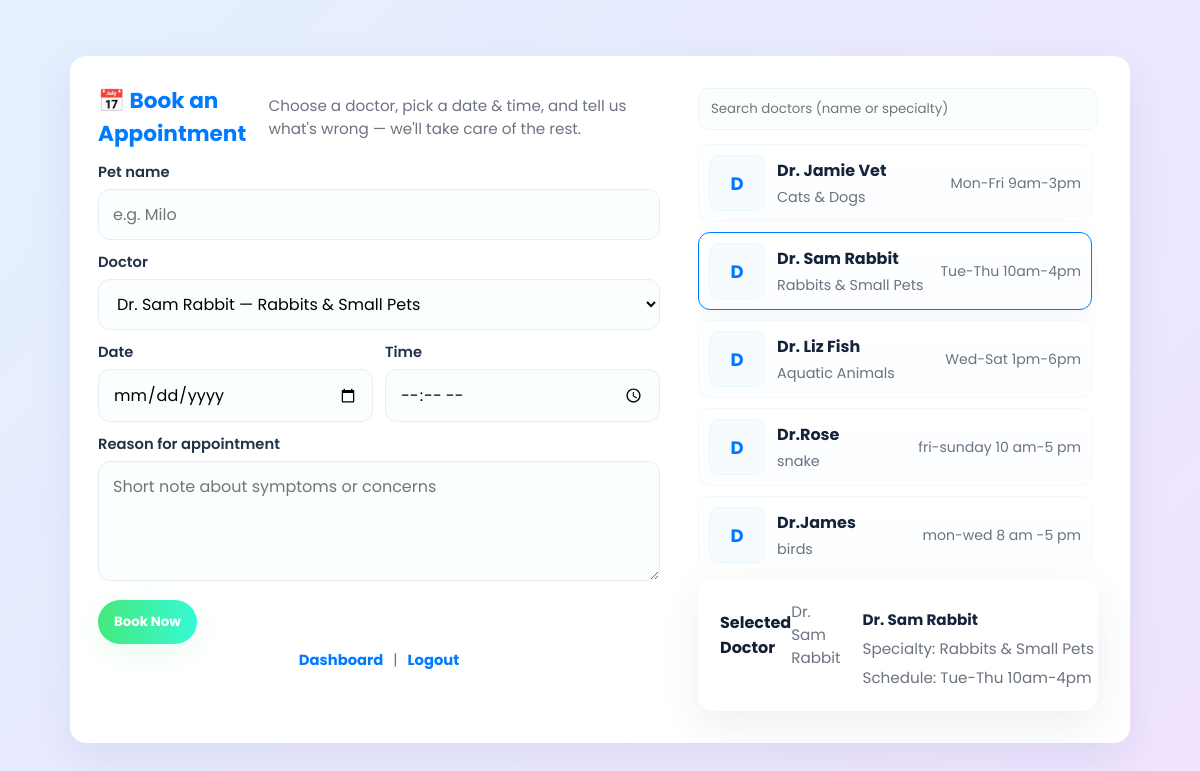
Page /book?doctor_id=2 (signed in) on the committed database.
### app.py (models this page shows)
class Doctor(db.Model):
    id = db.Column(db.Integer, primary_key=True)
    name = db.Column(db.String(80), nullable=False)
    specialty = db.Column(db.String(80), nullable=False)
    photo_url = db.Column(db.String(255), nullable=True)
    schedule = db.Column(db.String(255), nullable=False)

### app.py (the view, shortened to what this page needs)
@app.route("/book", methods=["GET", "POST"])
def book():
    if "user_id" not in session:
        return redirect(url_for("login"))
    doctors = Doctor.query.all()
    selected_doctor_id = request.args.get("doctor_id")  # pre-select doctor if clicked from dashboard
    return render_template("book.html", doctors=doctors, selected_doctor_id=selected_doctor_id)

### templates/book.html (shortened to what this page needs)
<!doctype html>
<html lang="en">
<head>
</head>
<body>
  <div class="page">
    <div class="card" role="region" aria-label="Book appointment card">
      <div class="form-wrap" aria-labelledby="booking-heading">
        <div class="heading">
          <h2 id="booking-heading">📅 Book an Appointment</h2>
          <p class="notes">Choose a doctor, pick a date & time, and tell us what's wrong — we'll take care of the rest.</p>
        </div>
        <form method="POST" id="bookingForm" novalidate>
          <div class="full">
            <label for="pet_name">Pet name</label>
            <input id="pet_name" name="pet_name" type="text" placeholder="e.g. Milo" required />
          </div>
          <div class="full">
            <label for="doctor_id">Doctor</label>
            <select id="doctorSelect" name="doctor_id" required aria-required="true">
              {% for d in doctors %}
                <option value="{{ d.id }}" data-name="{{ d.name }}" data-specialty="{{ d.specialty }}" data-schedule="{{ d.schedule }}"
                  {% if selected_doctor_id and selected_doctor_id|int == d.id %}selected{% endif %}>
                  {{ d.name }} — {{ d.specialty }}
                </option>
              {% endfor %}
            </select>
          </div>
          <div>
            <label for="date">Date</label>
            <input id="date" name="date" type="date" required />
          </div>
          <div>
            <label for="time">Time</label>
            <input id="time" name="time" type="time" required />
          </div>
          <div class="full">
            <label for="reason">Reason for appointment</label>
            <textarea id="reason" name="reason" placeholder="Short note about symptoms or concerns" required></textarea>
          </div>
          <div class="full">
            <button type="submit" class="submit" id="submitBtn">Book Now</button>
          </div>
        </form>
        <div class="links" aria-hidden="true">
          <a href="{{ url_for('pet_owner_dashboard') }}">Dashboard</a> |
          <a href="{{ url_for('logout') }}">Logout</a>
        </div>
      </div>
      <aside class="sidebar" aria-label="Doctors and details">
        <div class="search-doctor">
          <input id="doctorSearch" type="search" placeholder="Search doctors (name or specialty)" aria-label="Search doctors">
        </div>
        <div id="doctorsList" class="doctors" role="list">
          {% for d in doctors %}
          <div class="doctor-card{% if selected_doctor_id and selected_doctor_id|int == d.id %} selected{% endif %}"
               role="listitem"
               tabindex="0"
               data-id="{{ d.id }}"
               data-name="{{ d.name }}"
               data-specialty="{{ d.specialty }}"
               data-schedule="{{ d.schedule }}">
            <div class="doctor-avatar" aria-hidden="true">{{ d.name.split(' ')[0][0] }}</div>
            <div class="doctor-meta">
              <div class="doctor-name">{{ d.name }}</div>
              <div class="doctor-spec">{{ d.specialty }}</div>
            </div>
            <div class="doctor-schedule">{{ d.schedule }}</div>
          </div>
          {% else %}
          <div class="empty">No doctors available right now.</div>
          {% endfor %}
        </div>
        <div class="card" style="margin-top:auto">
          <div style="display:flex;align-items:center;justify-content:space-between">
            <div style="font-weight:700">Selected Doctor</div>
            <div id="selectedBadge" style="color:var(--muted);font-size:.95rem">—</div>
          </div>
          <div id="selectedDetails" style="margin-top:8px;color:var(--muted);font-size:.95rem">
          </div>
        </div>
      </aside>
    </div>
  </div>
</body>
</html>

### templates/book.html (style rules this page uses)
:root { --bg-1: #e3f0ff; --bg-2: #f1e3ff; --primary: #007bff; --accent-start: #43e97b; --accent-end: #38f9d7; --muted: #6b7280; --panel: #ffffff; --radius: 16px; --shadow-lg: 0 14px 40px rgba(10,45,90,0.08); --shadow-sm: 0 6px 18px rgba(10,45,90,0.06); --max-width: 1100px; }
* { box-sizing: border-box; font-family: 'Poppins', sans-serif; }
html,body { height:100%; margin:0; background: linear-gradient(135deg,var(--bg-1),var(--bg-2)); color:#122033; -webkit-font-smoothing:antialiased; }
.page { max-width: var(--max-width); margin: 36px auto; padding: 20px; }
.card { display: grid; grid-template-columns: 1fr; gap: 22px; background: var(--panel); border-radius: var(--radius); padding: 22px; box-shadow: var(--shadow-lg); overflow: hidden; }
@media (min-width: 900px) { .card { grid-template-columns: 1fr 420px; align-items:start; } }
.form-wrap { padding: 6px 6px 6px 6px; }
.heading { display:flex;align-items:center;gap:12px;margin-bottom:6px; }
.heading h2 { margin:0; color:var(--primary); font-size:1.35rem; }
.heading p { margin:0; color:var(--muted); font-size:0.95rem; }
form { margin-top:12px; display:grid; grid-template-columns: 1fr 1fr; gap:12px; align-items:start; }
label { display:block; font-weight:600; font-size:.92rem; color:#213249; margin-bottom:6px; }
.full { grid-column: 1 / -1; }
input[type="text"], input[type="date"], input[type="time"], select, textarea { width:100%; padding:12px 14px; border-radius:12px; border:1px solid #e6edf3; background:#fbfeff; font-size:1rem; transition: box-shadow .14s, transform .12s, border-color .12s; }
textarea { min-height:120px; resize:vertical; }
.notes { font-size:0.9rem; color:var(--muted); }
.submit { grid-column: 1 / -1; appearance: none; -webkit-appearance: none; border: none; padding:12px 16px; border-radius: 999px; font-weight:700; cursor:pointer; color:white; background: linear-gradient(90deg,var(--accent-start),var(--accent-end)); box-shadow: 0 8px 26px rgba(67,233,123,0.12); transition: transform .12s, box-shadow .12s; }
.sidebar { padding: 10px; display:flex; flex-direction:column; gap:14px; }
.search-doctor { display:flex; gap:8px; align-items:center; }
.search-doctor input { flex:1; padding:10px 12px; border-radius:10px; border:1px solid #eef4fb; background:#fbfeff; }
.doctors { display:grid; grid-template-columns:1fr; gap:10px; max-height:420px; overflow:auto; padding-right:6px; }
.doctor-card { display:flex; gap:12px; align-items:center; padding:10px; border-radius:12px; background: linear-gradient(180deg,#ffffff,#fbfdff); border:1px solid rgba(11,118,209,0.04); cursor:pointer; transition: transform .12s, box-shadow .12s, border-color .12s; }
.doctor-card.selected { border-color: var(--primary); box-shadow: 0 8px 30px rgba(11,118,209,0.06); }
.doctor-avatar { width:56px; height:56px; border-radius:10px; background:#f5fbff; display:flex;align-items:center;justify-content:center; font-weight:700; color:var(--primary); font-size:18px; border:1px solid rgba(11,118,209,0.04); }
.doctor-meta { display:flex; flex-direction:column; }
.doctor-name { font-weight:700; color:#15243b; }
.doctor-spec { font-size:.9rem; color:var(--muted); margin-top:4px; }
.doctor-schedule { margin-left:auto; font-size:.88rem; color:var(--muted); white-space:nowrap; }
.links { text-align:center; margin-top:6px; font-size:.92rem; color:var(--muted); }
.links a { color:var(--primary); text-decoration:none; font-weight:700; margin:0 6px; }

### rows in the picture
Doctor: name "D", name "Dr. Jamie Vet", specialty "Cats & Dogs", schedule "Mon-Fri 9am-3pm"
Doctor: name "D", name "Dr. Sam Rabbit", specialty "Rabbits & Small Pets", schedule "Tue-Thu 10am-4pm"
Doctor: name "D", name "Dr. Liz Fish", specialty "Aquatic Animals", schedule "Wed-Sat 1pm-6pm"
Doctor: name "D", name "Dr.Rose", specialty "snake", schedule "fri-sunday 10 am-5 pm"
Doctor: name "D", name "Dr.James", specialty "birds", schedule "mon-wed 8 am -5 pm"

### other values in the picture
form field doctor_id "Dr. Sam Rabbit — Rabbits & Small Pets"
